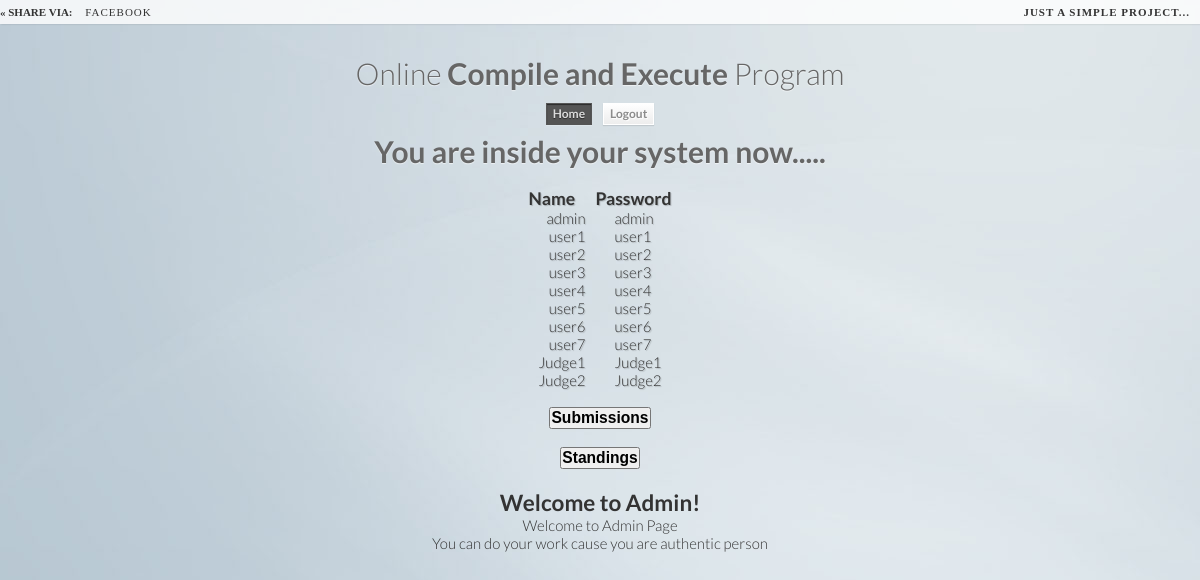
The app's page /admin/index.php with its own data.
### tables this page shows
CREATE TABLE IF NOT EXISTS `user` (
  `ID` int(11) NOT NULL,
  `userName` varchar(200) NOT NULL,
  `Password` varchar(50) NOT NULL,
  `teacher` tinyint(1) NOT NULL
);

### admin/index.php (the view, shortened to what this page needs)
<!DOCTYPE html>
<html lang="en">
    <head>
        <link rel="stylesheet" type="text/css" href="../css/style.css" />
    </head>
    <body>
        <div class="container">
            <div class="codrops-top">
                <strong>&laquo; share Via: </strong>
				<a href="http://fb.com/">facebook</a>
				<span class="right">
                    <a href="#">
                        <strong>Just a Simple Project...</strong>
                    </a>
                </span>
            </div>
			<header>
				<h1>Online <strong>Compile and Execute</strong> Program </h1>
				<nav class="codrops-demos">
					<a class="current-demo" href="index.php">Home</a>
					<a href="../Login/logout.php">Logout</a>
				</nav>
				<h1><b>You are inside your system now.....</b></h1>
				<br>
				<?php
				include ("connectdb.php");
				$querynm = "select * from user where 1";
				$result = mysql_query($querynm, $link) or die("Cannot Retrive From Table");
				$num_rows = mysql_num_rows($result);
				echo "<h3>Name".str_repeat('&nbsp;', 6)."Password<br></h3>";
				$i = $num_rows;
				while ($i >= 0) {
					$row = mysql_fetch_row($result);
				echo $row['1'].str_repeat('&nbsp;', 10).$row['2'];
				echo "<br>";
				$i--;
				}
				?>
				<a href = "../database/submissions.php"><button type="button"><h3>Submissions</h3></button></a>
				<br><br>
				<a href = "../database/ranking.php"><button type="button"><h3>Standings</h3></button></a>
			</header>
			<section class="main">
				<center><h1> Welcome to Admin!</h1></center>
				<center>Welcome to Admin Page <br/>You can do your work cause you are authentic person</center>
			</section>
        </div>
    </body>
</html>

### css/style.css (style rules this page uses)
*, *:after, *:before { -webkit-box-sizing: border-box; -moz-box-sizing: border-box; -ms-box-sizing: border-box; -o-box-sizing: border-box; box-sizing: border-box; padding: 0; margin: 0; }

### css/demo.css (style rules this page uses)
html { height: 100%; }
body { font-family: 'Lato', Calibri, Arial, sans-serif; background: #ddd url(../images/A.jpg) repeat top left; font-weight: 300; font-size: 15px; color: #333; -webkit-font-smoothing: antialiased; overflow-y: scroll; overflow-x: hidden; }
a { color: #555; text-decoration: none; }
.container { width: 100%; position: relative; }
.main { width: 90%; margin: 0 auto; position: relative; }
.container > header { margin: 10px; padding: 20px 10px 10px 10px; position: relative; display: block; text-shadow: 1px 1px 1px rgba(0,0,0,0.2); text-align: center; }
.container > header h1 { font-size: 30px; line-height: 38px; margin: 0; position: relative; font-weight: 300; color: #666; text-shadow: 0 1px 1px rgba(255,255,255,0.6); }
.codrops-top { line-height: 24px; font-size: 11px; background: #fff; background: rgba(255, 255, 255, 0.8); text-transform: uppercase; z-index: 9999; position: relative; font-family: Cambria, Georgia, serif; box-shadow: 1px 0px 2px rgba(0,0,0,0.2); }
.codrops-top:before, .codrops-top:after { content: " "; display: table; }
.codrops-top:after { clear: both }
.codrops-top a { padding: 0px 10px; letter-spacing: 1px; color: #333; display: inline-block; }
.codrops-top span.right { float: right; }
.codrops-top span.right a { float: left; display: block; }
.codrops-demos { text-align:center; display: block; line-height: 30px; padding: 5px 0px; }
.codrops-demos a { display: inline-block; margin: 0px 4px; padding: 0px 6px; color: #8c8c8c; line-height: 20px; font-size: 12px; font-weight: 700; text-shadow: 1px 1px 1px #fff; border: 1px solid #fff; background: #ffffff; background: -moz-linear-gradient(top, #ffffff 0%, #f6f6f6 47%, #ededed 100%); background: -webkit-gradient(linear, left top, left bottom, color-stop(0%,#ffffff), color-stop(47%,#f6f6f6), color-stop(100%,#ededed)); background: -webkit-linear-gradient(top, #ffffff 0%,#f6f6f6 47%,#ededed 100%); background: -o-linear-gradient(top, #ffffff 0%,#f6f6f6 47%,#ededed 100%); background: -ms-linear-gradient(top, #ffffff 0%,#f6f6f6 47%,#ededed 100%); background: linear-gradient(top, #ffffff 0%,#f6f6f6 47%,#ededed 100%); box-shadow: 0 1px 1px rgba(0, 0, 0, 0.1); }
.codrops-demos a.current-demo, .codrops-demos a.current-demo:hover { background: #555; border-color: #555; color: #ddd; text-shadow: 0 1px 1px rgba(0,0,0,0.5); box-shadow: 0 1px 0 rgba(255,255,255,0.2), inset 0 1px 1px rgba(0,0,0,0.5); }

### records on screen
user: userName "admin", Password "admin"
user: userName "user1", Password "user1"
user: userName "user2", Password "user2"
user: userName "user3", Password "user3"
user: userName "user4", Password "user4"
user: userName "user5", Password "user5"
user: userName "user6", Password "user6"
user: userName "user7", Password "user7"
user: userName "Judge1", Password "Judge1"
user: userName "Judge2", Password "Judge2"
